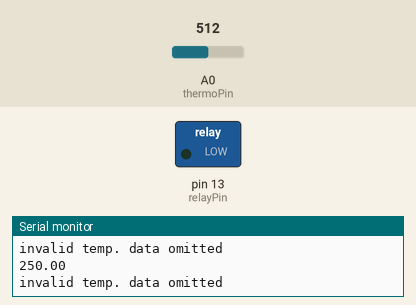
Simulated run of this sketch. Board: Arduino Uno, built with avr-gcc and run on an emulated ATmega328P. Shown: switched loads named in the sketch (green lamp = pin HIGH), the last lines printed to the serial monitor. The inputs (shaded band) are chosen by the test bench; at power-on: A0 (thermoPin) = 512.

Above: at 1.8 s.
1.9 s: A0 (thermoPin) set to 86
3.4 s: A0 (thermoPin) set to 76
At 4.5 s:
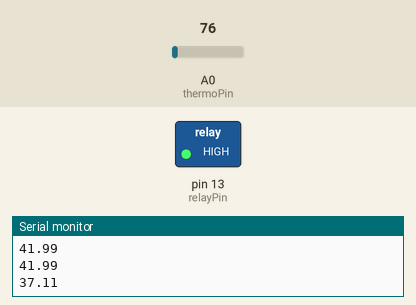
5.5 s: A0 (thermoPin) set to 110
At 7.2 s:
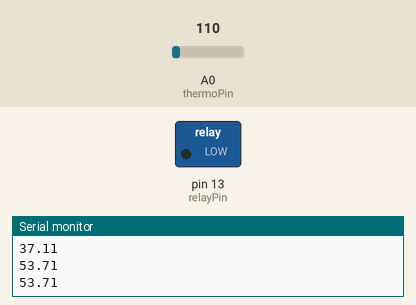
7.5 s: A0 (thermoPin) set to 0
At 8.9 s:
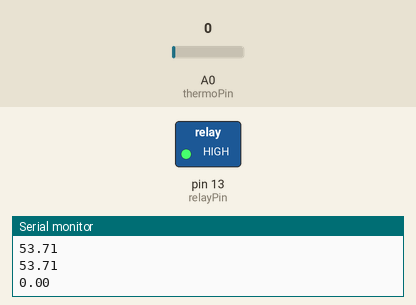
Timing chart, 0 to 10.5 s (numbered marks = the images above; inputs shaded):
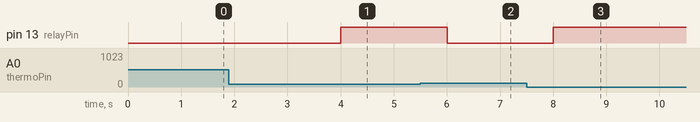

The sketch:

LowTempCooker.ino
```cpp
int thermoPin = 0;
int relayPin = 13;
int loopDurationSec = 1;

float cookingModeList[][3] = {{58.0, 60.0}, {40.0, 41.0}, {64.0, 66.0}};
int cookingMode = 1;
// 0: Beef
// 1: Salmon
// 2: Egg

float temp_low;
float temp_high;
int pastSecs = 0;
int pastMinutes = 0;

void setup(){
  Serial.begin(9600);
  temp_low = cookingModeList[cookingMode][0];
  temp_high = cookingModeList[cookingMode][1];
  pinMode(relayPin, OUTPUT);
  Serial.println("Cooking Start!");
}

void loop(){
  float temperature = getTemperature();
  Serial.println(temperature);

  turnPotIfNeeded(temperature);
  printTimeIfNeeded();

  pastSecs += loopDurationSec;
  delay(loopDurationSec * 1000);
}

float getTemperature () {
  float analogInput; // 0〜203
  float temp_c = 0; // 摂氏( ℃ )
  analogInput = analogRead(thermoPin);
  temp_c = (500 * analogInput) / 1024; // 入力値を摂氏に換算
  return temp_c;
}

void turnPotIfNeeded (float temp) {
  if (temp < 0.0 || temp > 100.0) {
    Serial.println("invalid temp. data omitted");
    digitalWrite(relayPin, LOW);
    return;
  }
  if (temp < temp_low) {
    digitalWrite(relayPin, HIGH);
  }
  if (temp > temp_high) {
    digitalWrite(relayPin, LOW);
  }
}

void printTimeIfNeeded() {
  int newPastMinutes = pastSecs / 60;
  if (newPastMinutes > pastMinutes) {
    pastMinutes = newPastMinutes;
    Serial.println("\n" + String(pastMinutes) + " minutes have passed.\n");
  }
}
```

Measured:
- the behaviour switches between 82 and 81 on A0 (thermoPin) (found by bisection; images 0 and 1)
- after the input at 3.4 s, pin 13 (relayPin): LOW → HIGH after 0.60 s
- after the input at 5.5 s, pin 13 (relayPin): HIGH → LOW after 0.50 s
- after the input at 7.5 s, pin 13 (relayPin): LOW → HIGH after 0.51 s
